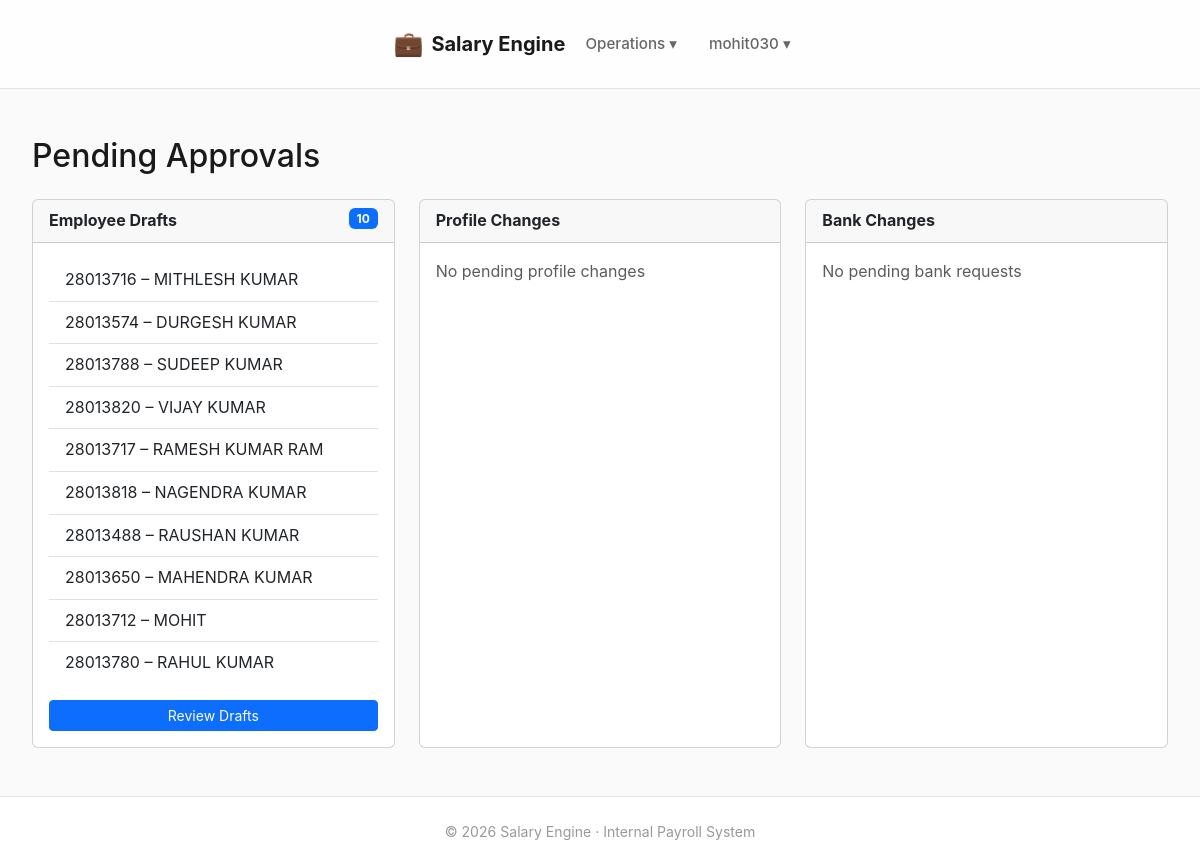
/dashboard/approvals/ (signed in), run on an earlier commit of the app's database.
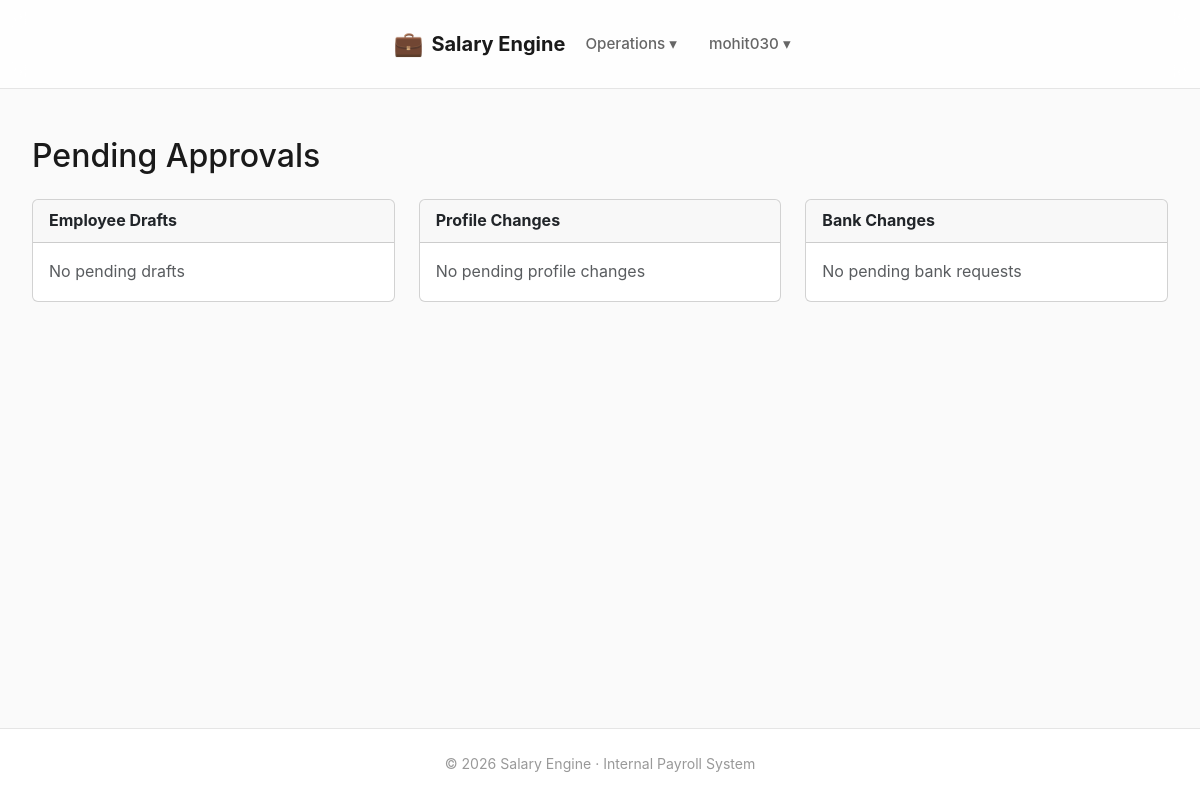
And on a later commit of the database.
### employees/models.py (models this page shows)
class EmployeeDraft(models.Model):
    STATUS_CHOICES = [
        ("PENDING", "Pending Approval"),
        ("APPROVED", "Approved"),
        ("REJECTED", "Rejected"),
    ]
    company = models.ForeignKey(Company, on_delete=models.PROTECT)
    emp_code = models.CharField(max_length=50)
    name = models.CharField(max_length=200)
    father_name = models.CharField(max_length=200, blank=True)
    uan_number = models.CharField(max_length=20, null=True, blank=True)
    esic_number = models.CharField(max_length=20, null=True, blank=True)
    document_number = models.CharField(max_length=50, null=True, blank=True)
    joining_date = models.DateField()
    default_salary = models.DecimalField(
        max_digits=10,
        decimal_places=2,
        null=True,
        blank=True
    )
    created_by = models.ForeignKey(
        User,
        on_delete=models.SET_NULL,
        null=True,
        related_name="employee_drafts"
    )
    status = models.CharField(
        max_length=20,
        choices=STATUS_CHOICES,
        default="PENDING"
    )
    created_at = models.DateTimeField(auto_now_add=True)
    class Meta:
        unique_together = ("company", "emp_code")

### dashboard/views.py (the view)
# urls.py: path("approvals/", views.approvals_dashboard, name="approvals")
@login_required
def approvals_dashboard(request):
    if not request.user.is_staff:
        raise PermissionDenied
    context = {
        "employee_drafts": EmployeeDraft.objects.filter(
            status="PENDING"
        )[:10],
        "employee_changes": EmployeeChangeRequest.objects.filter(
            status="PENDING"
        )[:10],
        "bank_changes": BankChangeRequest.objects.filter(
            status="PENDING"
        )[:10],
    }
    return render(request, "dashboard/approvals.html", context)

### dashboard/context_processors.py (called while the page is built)
def approval_badges(request):
    if not request.user.is_authenticated or not request.user.is_staff:
        return {}
    return {
        "approval_badges": {
            "employee_drafts": EmployeeDraft.objects.filter(status="PENDING").count(),
            "employee_changes": EmployeeChangeRequest.objects.filter(status="PENDING").count(),
            "bank_changes": BankChangeRequest.objects.filter(status="PENDING").count(),
        }
    }

### templates/dashboard/approvals.html (shortened to what this page needs)
{% extends "base.html" %}
{% block content %}
<h2 class="mb-4">Pending Approvals</h2>
<div class="row g-4">
  <div class="col-md-4">
    <div class="card h-100">
      <div class="card-header fw-bold">
        Employee Drafts
        {% if employee_drafts %}
          <span class="badge bg-primary float-end">
            {{ employee_drafts|length }}
          </span>
        {% endif %}
      </div>
      <div class="card-body d-flex flex-column">
        {% if employee_drafts %}
          <ul class="list-group list-group-flush mb-3">
            {% for d in employee_drafts %}
              <li class="list-group-item">
                {{ d.emp_code }} – {{ d.name }}
              </li>
            {% endfor %}
          </ul>
          <a href="{% url 'employees:employee_draft_approval_list' %}"
             class="btn btn-sm btn-primary mt-auto">
            Review Drafts
          </a>
        {% else %}
          <p class="text-muted mb-0">No pending drafts</p>
        {% endif %}
      </div>
    </div>
  </div>
  <div class="col-md-4">
    <div class="card h-100">
      <div class="card-header fw-bold">
        Profile Changes
      </div>
      <div class="card-body d-flex flex-column">
        {% if employee_changes %}
          <ul class="list-group list-group-flush mb-3">
            {% for c in employee_changes %}
              <li class="list-group-item">
                {{ c.employee.emp_code }} – {{ c.employee.name }}
              </li>
            {% endfor %}
          </ul>
          <a href="{% url 'employees:employee_change_approval_list' %}"
             class="btn btn-sm btn-warning mt-auto">
            Review Profile Changes
          </a>
        {% else %}
          <p class="text-muted mb-0">No pending profile changes</p>
        {% endif %}
      </div>
    </div>
  </div>
  <div class="col-md-4">
    <div class="card h-100">
      <div class="card-header fw-bold">
        Bank Changes
      </div>
      <div class="card-body d-flex flex-column">
        {% if bank_changes %}
          <ul class="list-group list-group-flush mb-3">
            {% for b in bank_changes %}
              <li class="list-group-item">
                {{ b.employee.emp_code }} – {{ b.employee.name }}
              </li>
            {% endfor %}
          </ul>
          <a href="{% url 'banking:bank_change_approval_list' %}"
             class="btn btn-sm btn-info mt-auto">
            Review Bank Requests
          </a>
        {% else %}
          <p class="text-muted mb-0">No pending bank requests</p>
        {% endif %}
      </div>
    </div>
  </div>
</div>
{% endblock %}

What changed in the data, as far as the page shows it:
no longer on this page (row edited): EmployeeDraft: emp_code "28013716", name "MITHLESH KUMAR"
no longer on this page (row edited): EmployeeDraft: emp_code "28013574", name "DURGESH KUMAR"
no longer on this page (row edited): EmployeeDraft: emp_code "28013788", name "SUDEEP KUMAR"
no longer on this page (row edited): EmployeeDraft: emp_code "28013820", name "VIJAY KUMAR"
no longer on this page (row edited): EmployeeDraft: emp_code "28013717", name "RAMESH KUMAR RAM"
no longer on this page (row edited): EmployeeDraft: emp_code "28013818", name "NAGENDRA KUMAR"
no longer on this page (row edited): EmployeeDraft: emp_code "28013488", name "RAUSHAN KUMAR"
no longer on this page (row edited): EmployeeDraft: emp_code "28013650", name "MAHENDRA KUMAR"
no longer on this page (row edited): EmployeeDraft: emp_code "28013712", name "MOHIT"
no longer on this page (row edited): EmployeeDraft: emp_code "28013780", name "RAHUL KUMAR"
Also different on the page:
{{ employee_drafts|length }}: "10" → (not shown)
text no longer shown: "Review Drafts"
text now shown: "No pending drafts"
